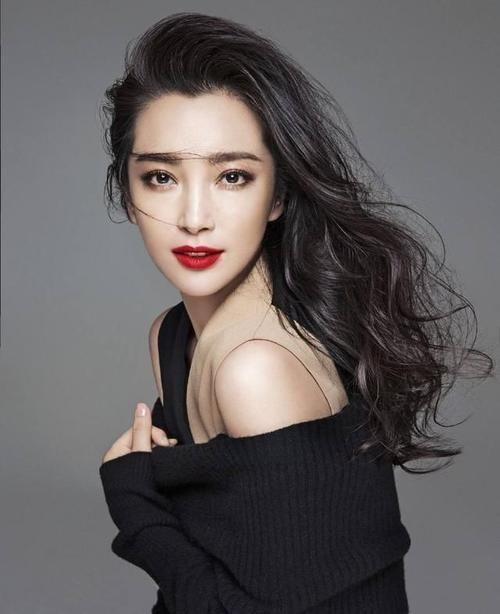
#> input picture NeuralNetworkModel/IMAGE/1.jpg, 500 x 614 px
$ python PIL.py
#> lines starting #> are read from the running program, lines starting #| are printed output that depends on the picture
from PIL import Image

# [8 lines of commented-out code are left out]

img = Image.open("1.jpg")
#> img is the input picture: PIL image 500x614 RGB; mean R, G, B 99.6, 94.5, 94.7
# img.show()
# w,h = img.size  #获取图片长宽
# print(w,h)
# img.thumbnail((w//2,h//2)) #缩小 整除 避免取到小数
img1 = img.resize((500,500)) #重新定义图像尺寸
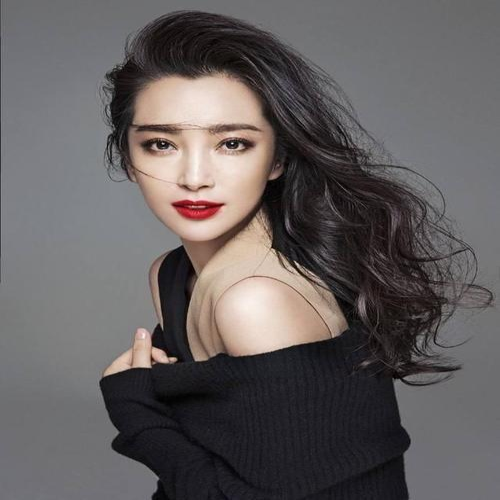
#> img1: PIL image 500x500 RGB; mean R, G, B 99.6, 94.5, 94.7
img1.save("test.jpg","jpeg") #保存
img = img1.rotate(90) #旋转 角度自己调
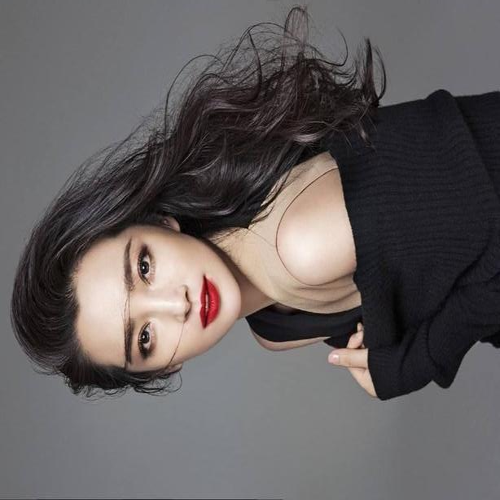
#> img: PIL image 500x500 RGB; mean R, G, B 99.6, 94.5, 94.7
# img.show()

from PIL import ImageFilter

img3 = Image.open("2.jpg")
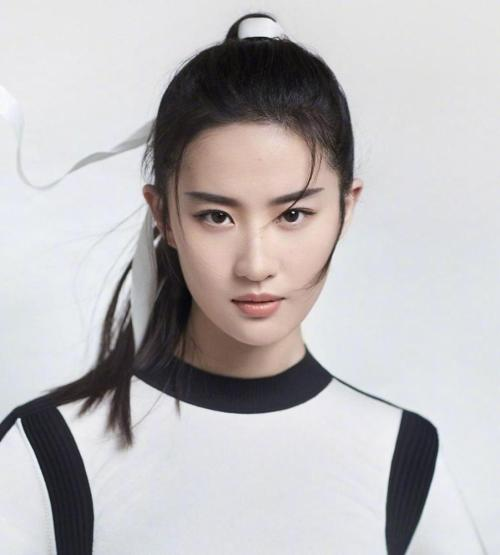
#> input picture NeuralNetworkModel/IMAGE/2.jpg, 500 x 555 px
#> img3 is the input picture: PIL image 500x555 RGB; mean R, G, B 187.9, 184.9, 186.5
# [12 lines of commented-out code are left out]

img4 = Image.open("4.jpg")
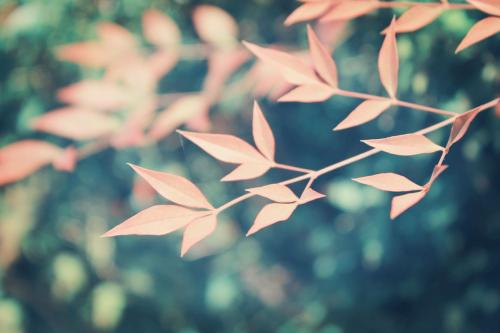
#> input picture NeuralNetworkModel/IMAGE/4.jpg, 500 x 333 px
#> img4 is the input picture: PIL image 500x333 RGB; mean R, G, B 116, 129.6, 125.3
img3.paste(img4,(300,300)) #加水印合成  后面是粘贴位置
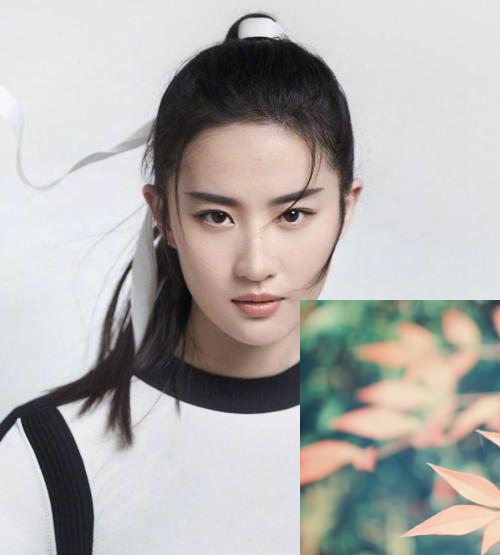
#> img3: PIL image 500x555 RGB; mean R, G, B 177.7, 175.3, 173.4
img3.show()
